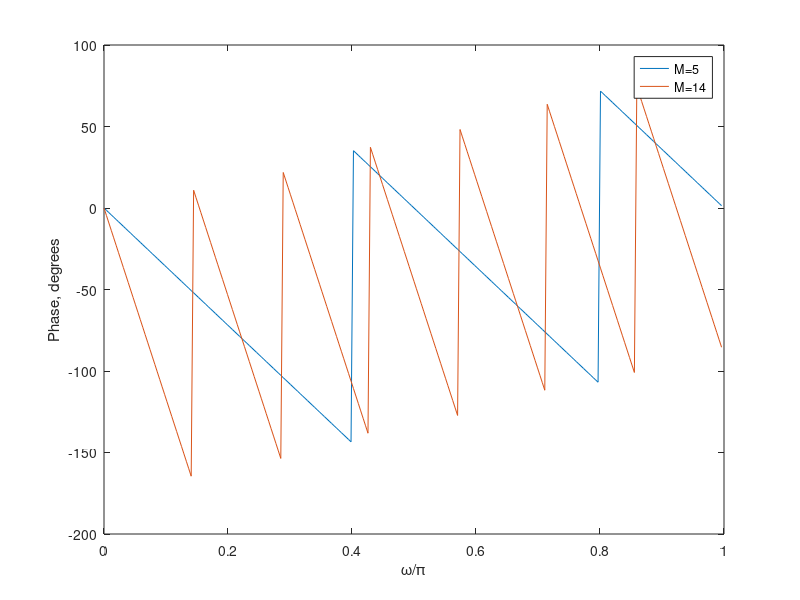

This figure's MATLAB source:
h1 = ones(1,5);
h2 = ones(1,14);
[H1,w] = freqz(h1,1,256);
[H2,w] = freqz(h2,1,256);
m1 = abs(H1); 
m2 = abs(H2);
plot(w/pi,m1,'r-',w/pi,m2,'b--');
ylabel('Magnitude'); 
xlabel('\omega/\pi');
legend('M=5','M=14');
pause
ph1 = angle(H1)*180/pi; 
ph2 = angle(H2)*180/pi;
plot(w/pi,ph1,w/pi,ph2);
ylabel('Phase, degrees');
xlabel('\omega/\pi');
legend('M=5','M=14');